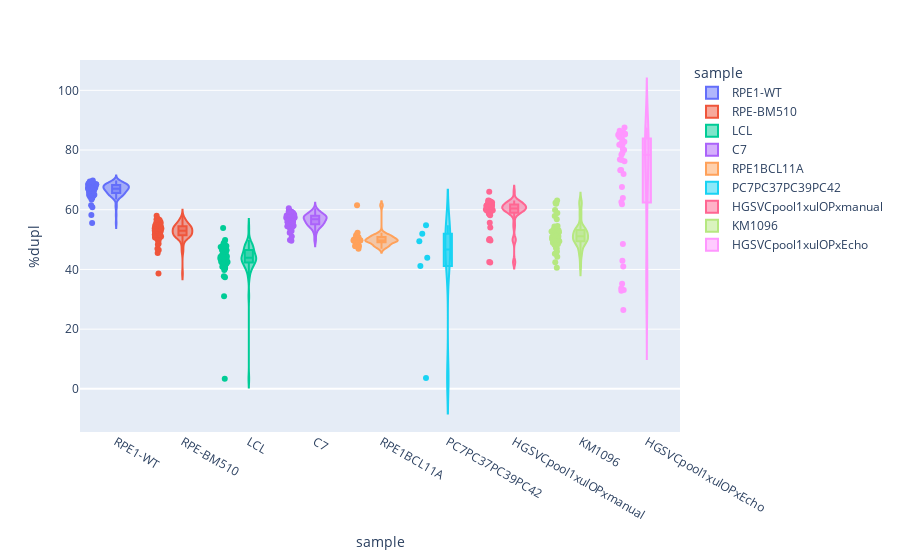

The cell this chart's notebook holds for it:
### Code cell
px.violin(final_df.loc[final_df["prediction"] == 1], x="sample", y="%dupl",points="all", color="sample", hover_data=["cell"], box=True,)

### Figure 1 — Plotly figure (JSON) as saved in the notebook; plotly's stock layout.template omitted (floating-point values rounded to 4 significant figures)
{"data": [{"alignmentgroup": "True", "box": {"visible": true}, "customdata": [["RPE1WTPE20451"], ["RPE1WTPE20484"], ["RPE1WTPE20480"], ["RPE1WTPE20431"], ["RPE1WTPE20448"], ["RPE1WTPE20447"], ["RPE1WTPE20439"], ["RPE1WTPE20421"], ["RPE1WTPE20417"], ["RPE1WTPE20461"], ["RPE1WTPE20472"], ["RPE1WTPE20464"], ["RPE1WTPE20482"], ["RPE1WTPE20466"], ["RPE1WTPE20494"], ["RPE1WTPE20458"], ["RPE1WTPE20495"], ["RPE1WTPE20403"], ["RPE1WTPE20454"], ["RPE1WTPE20455"], ["RPE1WTPE20426"], ["RPE1WTPE20446"], ["RPE1WTPE20476"], ["RPE1WTPE20450"], ["RPE1WTPE20416"], ["RPE1WTPE20423"], ["RPE1WTPE20445"], ["RPE1WTPE20428"], ["RPE1WTPE20433"], ["RPE1WTPE20457"], ["RPE1WTPE20486"], ["RPE1WTPE20459"], ["RPE1WTPE20435"], ["RPE1WTPE20420"], ["RPE1WTPE20408"], ["RPE1WTPE20430"], ["RPE1WTPE20405"], ["RPE1WTPE20410"], ["RPE1WTPE20493"], ["RPE1WTPE20441"], ["RPE1WTPE20429"], ["RPE1WTPE20477"], ["RPE1WTPE20440"], ["RPE1WTPE20468"], ["RPE1WTPE20444"], ["RPE1WTPE20469"], ["RPE1WTPE20436"], ["RPE1WTPE20437"], ["RPE1WTPE20402"], ["RPE1WTPE20424"], ["RPE1WTPE20432"], ["RPE1WTPE20438"], ["RPE1WTPE20492"], ["RPE1WTPE20481"], ["RPE1WTPE20413"], ["RPE1WTPE20449"], ["RPE1WTPE20406"], ["RPE1WTPE20456"], ["RPE1WTPE20462"], ["RPE1WTPE20473"], ["RPE1WTPE20412"], ["RPE1WTPE20470"], ["RPE1WTPE20465"], ["RPE1WTPE20422"], ["RPE1WTPE20418"], ["RPE1WTPE20463"], ["RPE1WTPE20414"], ["RPE1WTPE20434"], ["RPE1WTPE20489"], ["RPE1WTPE20425"], ["RPE1WTPE20471"], ["RPE1WTPE20467"], ["RPE1WTPE20407"], ["RPE1WTPE20479"], ["RPE1WTPE20460"], ["RPE1WTPE20401"], ["RPE1WTPE20443"], ["RPE1WTPE20411"], ["RPE1WTPE20478"], ["RPE1WTPE20415"], ["RPE1WTPE20474"], ["RPE1WTPE20453"], ["RPE1WTPE20490"], ["RPE1WTPE20419"], ["RPE1WTPE20485"], ["RPE1WTPE20442"], ["RPE1WTPE20483"], ["RPE1WTPE20452"], ["RPE1WTPE20404"], ["RPE1WTPE20491"]], "hovertemplate": "sample=%{x}<br>%dupl=%{y}<br>cell=%{customdata[0]}<extra></extra>", "legendgroup": "RPE1-WT", "marker": {"color": "#636efa"}, "name": "RPE1-WT", "offsetgroup": "RPE1-WT", "orientation": "v", "points": "all", "scalegroup": "True", "showlegend": true, "type": "violin", "x": ["RPE1-WT", "RPE1-WT", "RPE1-WT", "RPE1-WT", "RPE1-WT", "RPE1-WT", "RPE1-WT", "RPE1-WT", "RPE1-WT", "RPE1-WT", "RPE1-WT", "RPE1-WT", "RPE1-WT", "RPE1-WT", "RPE1-WT", "RPE1-WT", "RPE1-WT", "RPE1-WT", "RPE1-WT", "RPE1-WT", "RPE1-WT", "RPE1-WT", "RPE1-WT", "RPE1-WT", "RPE1-WT", "RPE1-WT", "RPE1-WT", "RPE1-WT", "RPE1-WT", "RPE1-WT", "RPE1-WT", "RPE1-WT", "RPE1-WT", "RPE1-WT", "RPE1-WT", "RPE1-WT", "RPE1-WT", "RPE1-WT", "RPE1-WT", "RPE1-WT", "RPE1-WT", "RPE1-WT", "RPE1-WT", "RPE1-WT", "RPE1-WT", "RPE1-WT", "RPE1-WT", "RPE1-WT", "RPE1-WT", "RPE1-WT", "RPE1-WT", "RPE1-WT", "RPE1-WT", "RPE1-WT", "RPE1-WT", "RPE1-WT", "RPE1-WT", "RPE1-WT", "RPE1-WT", "RPE1-WT", "RPE1-WT", "RPE1-WT", "RPE1-WT", "RPE1-WT", "RPE1-WT", "RPE1-WT", "RPE1-WT", "RPE1-WT", "RPE1-WT", "RPE1-WT", "RPE1-WT", "RPE1-WT", "RPE1-WT", "RPE1-WT", "RPE1-WT", "RPE1-WT", "RPE1-WT", "RPE1-WT", "RPE1-WT", "RPE1-WT", "RPE1-WT", "RPE1-WT", "RPE1-WT", "RPE1-WT", "RPE1-WT", "RPE1-WT", "RPE1-WT", "RPE1-WT", "RPE1-WT", "RPE1-WT"], "x0": " ", "xaxis": "x", "y": [67.15, 66.7, 67.02, 67.71, 66.54, 68.41, 64.84, 66.65, 67.11, 68.07, 68.16, 67.47, 58.24, 69.03, 66.92, 68.58, 66.29, 69.79, 65.97, 65.71, 68.72, 55.57, 64.7, 64.65, 65.2, 67.28, 65.96, 67.02, 65.21, 69.04, 67.47, 66.52, 67.92, 67.07, 64.08, 68.68, 68.27, 68.97, 64.93, 67.98, 67.57, 64.0, 68.56, 65.86, 64.25, 63.44, 66.02, 67.44, 68.48, 66.34, 68.31, 67.6, 64.68, 65.58, 64.05, 67.15, 67.6, 65.62, 66.92, 66.96, 65.18, 66.59, 69.22, 68.36, 68.54, 60.83, 68.46, 67.48, 69.07, 68.66, 64.3, 68.74, 68.28, 65.72, 61.5, 69.47, 69.57, 67.77, 65.43, 66.98, 67.85, 67.3, 68.41, 66.02, 65.4, 68.6, 65.05, 65.21, 67.15, 66.41], "y0": " ", "yaxis": "y"}, {"alignmentgroup": "True", "box": {"visible": true}, "customdata": [["BM510x3PE20458"], ["BM510x3PE20444"], ["BM510x3PE20409"], ["BM510x3PE20423"], ["BM510x3PE20403"], ["BM510x3PE20484"], ["BM510x3PE20477"], ["BM510x3PE20478"], ["BM510x3PE20490"], ["BM510x3PE20432"], ["BM510x3PE20449"], ["BM510x3PE20427"], ["BM510x3PE20476"], ["BM510x3PE20491"], ["BM510x3PE20492"], ["BM510x3PE20434"], ["BM510x3PE20463"], ["BM510x3PE20433"], ["BM510x3PE20437"], ["BM510x3PE20417"], ["BM510x3PE20407"], ["BM510x3PE20431"], ["BM510x3PE20435"], ["BM510x3PE20470"], ["BM510x3PE20482"], ["BM510x3PE20406"], ["BM510x3PE20461"], ["BM510x3PE20415"], ["BM510x3PE20448"], ["BM510x3PE20488"], ["BM510x3PE20473"], ["BM510x3PE20462"], ["BM510x3PE20481"], ["BM510x3PE20456"], ["BM510x3PE20471"], ["BM510x3PE20438"], ["BM510x3PE20429"], ["BM510x3PE20469"], ["BM510x3PE20455"], ["BM510x3PE20489"], ["BM510x3PE20485"], ["BM510x3PE20454"], ["BM510x3PE20452"], ["BM510x3PE20411"], ["BM510x3PE20421"], ["BM510x3PE20486"], ["BM510x3PE20480"], ["BM510x3PE20453"], ["BM510x3PE20404"], ["BM510x3PE20493"], ["BM510x3PE20468"], ["BM510x3PE20495"], ["BM510x3PE20474"], ["BM510x3PE20460"], ["BM510x3PE20464"], ["BM510x3PE20446"], ["BM510x3PE20439"], ["BM510x3PE20479"], ["BM510x3PE20441"], ["BM510x3PE20426"], ["BM510x3PE20447"], ["BM510x3PE20410"], ["BM510x3PE20414"], ["BM510x3PE20483"], ["BM510x3PE20425"], ["BM510x3PE20401"], ["BM510x3PE20408"], ["BM510x3PE20416"], ["BM510x3PE20475"], ["BM510x3PE20440"], ["BM510x3PE20494"], ["BM510x3PE20457"], ["BM510x3PE20487"], ["BM510x3PE20496"], ["BM510x3PE20436"], ["BM510x3PE20424"], ["BM510x3PE20459"], ["BM510x3PE20413"], ["BM510x3PE20402"], ["BM510x3PE20418"], ["BM510x3PE20422"], ["BM510x3PE20419"]], "hovertemplate": "sample=%{x}<br>%dupl=%{y}<br>cell=%{customdata[0]}<extra></extra>", "legendgroup": "RPE-BM510", "marker": {"color": "#EF553B"}, "name": "RPE-BM510", "offsetgroup": "RPE-BM510", "orientation": "v", "points": "all", "scalegroup": "True", "showlegend": true, "type": "violin", "x": ["RPE-BM510", "RPE-BM510", "RPE-BM510", "RPE-BM510", "RPE-BM510", "RPE-BM510", "RPE-BM510", "RPE-BM510", "RPE-BM510", "RPE-BM510", "RPE-BM510", "RPE-BM510", "RPE-BM510", "RPE-BM510", "RPE-BM510", "RPE-BM510", "RPE-BM510", "RPE-BM510", "RPE-BM510", "RPE-BM510", "RPE-BM510", "RPE-BM510", "RPE-BM510", "RPE-BM510", "RPE-BM510", "RPE-BM510", "RPE-BM510", "RPE-BM510", "RPE-BM510", "RPE-BM510", "RPE-BM510", "RPE-BM510", "RPE-BM510", "RPE-BM510", "RPE-BM510", "RPE-BM510", "RPE-BM510", "RPE-BM510", "RPE-BM510", "RPE-BM510", "RPE-BM510", "RPE-BM510", "RPE-BM510", "RPE-BM510", "RPE-BM510", "RPE-BM510", "RPE-BM510", "RPE-BM510", "RPE-BM510", "RPE-BM510", "RPE-BM510", "RPE-BM510", "RPE-BM510", "RPE-BM510", "RPE-BM510", "RPE-BM510", "RPE-BM510", "RPE-BM510", "RPE-BM510", "RPE-BM510", "RPE-BM510", "RPE-BM510", "RPE-BM510", "RPE-BM510", "RPE-BM510", "RPE-BM510", "RPE-BM510", "RPE-BM510", "RPE-BM510", "RPE-BM510", "RPE-BM510", "RPE-BM510", "RPE-BM510", "RPE-BM510", "RPE-BM510", "RPE-BM510", "RPE-BM510", "RPE-BM510", "RPE-BM510", "RPE-BM510", "RPE-BM510", "RPE-BM510"], "x0": " ", "xaxis": "x", "y": [54.75, 50.41, 56.96, 51.06, 58.03, 53.0, 50.23, 50.65, 52.54, 52.28, 52.27, 54.42, 51.73, 54.24, 51.53, 53.69, 50.57, 54.25, 54.66, 53.77, 56.12, 53.42, 55.6, 49.65, 46.48, 55.42, 56.65, 51.13, 53.04, 50.78, 53.68, 54.18, 52.86, 51.0, 46.97, 53.69, 55.56, 51.74, 51.42, 56.76, 51.73, 53.33, 51.13, 53.51, 52.5, 52.47, 51.55, 54.73, 51.75, 54.03, 53.07, 45.51, 54.52, 48.39, 53.18, 38.66, 50.69, 49.7, 56.58, 55.13, 53.1, 53.71, 52.63, 52.62, 55.89, 56.66, 51.74, 50.73, 55.38, 52.21, 51.63, 54.46, 48.63, 51.66, 53.88, 51.19, 54.62, 51.82, 55.09, 54.88, 53.47, 53.0], "y0": " ", "yaxis": "y"}, {"alignmentgroup": "True", "box": {"visible": true}, "customdata": [["GM20509Bx01PE20581"], ["GM20509Bx01PE20562"], ["GM20509Bx01PE20557"], ["GM20509Bx01PE20565"], ["GM20509Bx01PE20533"], ["GM20509Bx01PE20553"], ["GM20509Bx01PE20549"], ["GM20509Bx01PE20587"], ["GM20509Bx01PE20542"], ["GM20509Bx01PE20530"], ["GM20509Bx01PE20517"], ["GM20509Bx01PE20526"], ["GM20509Bx01PE20510"], ["GM20509Bx01PE20537"], ["GM20509Bx01PE20508"], ["GM20509Bx01PE20544"], ["GM20509Bx01PE20546"], ["GM20509Bx01PE20560"], ["GM20509Bx01PE20566"], ["GM20509Bx01PE20529"], ["GM20509Bx01PE20503"], ["GM20509Bx01PE20541"], ["GM20509Bx01PE20520"], ["GM20509Bx01PE20555"], ["GM20509Bx01PE20561"], ["GM20509Bx01PE20579"], ["GM20509Bx01PE20539"], ["GM20509Bx01PE20515"], ["GM20509Bx01PE20550"], ["GM20509Bx01PE20568"], ["GM20509Bx01PE20585"], ["GM20509Bx01PE20552"], ["GM20509Bx01PE20501"], ["GM20509Bx01PE20548"], ["GM20509Bx01PE20586"], ["GM20509Bx01PE20525"], ["GM20509Bx01PE20582"], ["GM20509Bx01PE20576"], ["GM20509Bx01PE20509"], ["GM20509Bx01PE20506"], ["GM20509Bx01PE20518"], ["GM20509Bx01PE20569"], ["GM20509Bx01PE20511"], ["GM20509Bx01PE20531"], ["GM20509Bx01PE20519"], ["GM20509Bx01PE20589"], ["GM20509Bx01PE20545"], ["GM20509Bx01PE20514"], ["GM20509Bx01PE20535"], ["GM20509Bx01PE20556"], ["GM20509Bx01PE20502"], ["GM20509Bx01PE20547"], ["GM20509Bx01PE20536"]], "hovertemplate": "sample=%{x}<br>%dupl=%{y}<br>cell=%{customdata[0]}<extra></extra>", "legendgroup": "LCL", "marker": {"color": "#00cc96"}, "name": "LCL", "offsetgroup": "LCL", "orientation": "v", "points": "all", "scalegroup": "True", "showlegend": true, "type": "violin", "x": ["LCL", "LCL", "LCL", "LCL", "LCL", "LCL", "LCL", "LCL", "LCL", "LCL", "LCL", "LCL", "LCL", "LCL", "LCL", "LCL", "LCL", "LCL", "LCL", "LCL", "LCL", "LCL", "LCL", "LCL", "LCL", "LCL", "LCL", "LCL", "LCL", "LCL", "LCL", "LCL", "LCL", "LCL", "LCL", "LCL", "LCL", "LCL", "LCL", "LCL", "LCL", "LCL", "LCL", "LCL", "LCL", "LCL", "LCL", "LCL", "LCL", "LCL", "LCL", "LCL", "LCL"], "x0": " ", "xaxis": "x", "y": [49.23, 40.52, 43.95, 44.92, 45.13, 42.45, 44.94, 47.3, 47.84, 41.37, 42.5, 43.59, 46.1, 43.37, 41.97, 44.51, 40.41, 43.7, 42.92, 43.26, 45.81, 44.17, 43.6, 42.65, 40.91, 53.91, 41.49, 3.388, 47.91, 42.53, 48.72, 43.69, 43.96, 39.8, 46.51, 43.2, 47.88, 44.61, 44.08, 47.53, 44.4, 47.04, 46.44, 37.74, 40.36, 43.1, 47.59, 40.75, 46.48, 49.87, 37.38, 48.0, 31.04], "y0": " ", "yaxis": "y"}, {"alignmentgroup": "True", "box": {"visible": true}, "customdata": [["C7x02PE20351"], ["C7x02PE20301"], ["C7x02PE20359"], ["C7x02PE20375"], ["C7x02PE20332"], ["C7x02PE20348"], ["C7x02PE20358"], ["C7x02PE20356"], ["C7x02PE20324"], ["C7x02PE20311"], ["C7x02PE20367"], ["C7x02PE20347"], ["C7x02PE20390"], ["C7x02PE20338"], ["C7x02PE20328"], ["C7x02PE20344"], ["C7x02PE20319"], ["C7x02PE20355"], ["C7x02PE20326"], ["C7x02PE20382"], ["C7x02PE20391"], ["C7x02PE20377"], ["C7x02PE20369"], ["C7x02PE20361"], ["C7x02PE20310"], ["C7x02PE20321"], ["C7x02PE20334"], ["C7x02PE20376"], ["C7x02PE20383"], ["C7x02PE20363"], ["C7x02PE20362"], ["C7x02PE20340"], ["C7x02PE20370"], ["C7x02PE20392"], ["C7x02PE20374"], ["C7x02PE20320"], ["C7x02PE20341"], ["C7x02PE20323"], ["C7x02PE20302"], ["C7x02PE20386"], ["C7x02PE20304"], ["C7x02PE20365"], ["C7x02PE20368"], ["C7x02PE20331"], ["C7x02PE20353"], ["C7x02PE20371"], ["C7x02PE20345"], ["C7x02PE20372"], ["C7x02PE20307"], ["C7x02PE20325"], ["C7x02PE20337"], ["C7x02PE20366"], ["C7x02PE20349"], ["C7x02PE20393"], ["C7x02PE20333"], ["C7x02PE20336"], ["C7x02PE20364"], ["C7x02PE20360"], ["C7x02PE20309"], ["C7x02PE20339"], ["C7x02PE20327"], ["C7x02PE20384"], ["C7x02PE20379"], ["C7x02PE20343"], ["C7x02PE20346"], ["C7x02PE20303"], ["C7x02PE20350"], ["C7x02PE20354"], ["C7x02PE20387"], ["C7x02PE20313"], ["C7x02PE20388"], ["C7x02PE20306"], ["C7x02PE20335"], ["C7x02PE20396"], ["C7x02PE20330"], ["C7x02PE20378"], ["C7x02PE20317"], ["C7x02PE20322"], ["C7x02PE20342"], ["C7x02PE20352"], ["C7x02PE20308"], ["C7x02PE20380"], ["C7x02PE20316"], ["C7x02PE20373"], ["C7x02PE20318"]], "hovertemplate": "sample=%{x}<br>%dupl=%{y}<br>cell=%{customdata[0]}<extra></extra>", "legendgroup": "C7", "marker": {"color": "#ab63fa"}, "name": "C7", "offsetgroup": "C7", "orientation": "v", "points": "all", "scalegroup": "True", "showlegend": true, "type": "violin", "x": ["C7", "C7", "C7", "C7", "C7", "C7", "C7", "C7", "C7", "C7", "C7", "C7", "C7", "C7", "C7", "C7", "C7", "C7", "C7", "C7", "C7", "C7", "C7", "C7", "C7", "C7", "C7", "C7", "C7", "C7", "C7", "C7", "C7", "C7", "C7", "C7", "C7", "C7", "C7", "C7", "C7", "C7", "C7", "C7", "C7", "C7", "C7", "C7", "C7", "C7", "C7", "C7", "C7", "C7", "C7", "C7", "C7", "C7", "C7", "C7", "C7", "C7", "C7", "C7", "C7", "C7", "C7", "C7", "C7", "C7", "C7", "C7", "C7", "C7", "C7", "C7", "C7", "C7", "C7", "C7", "C7", "C7", "C7", "C7", "C7"], "x0": " ", "xaxis": "x", "y": [57.76, 55.84, 56.44, 57.55, 55.38, 56.93, 57.27, 55.44, 56.2, 58.14, 55.09, 56.12, 57.18, 59.43, 56.59, 56.97, 56.66, 57.77, 56.78, 54.39, 54.75, 53.57, 54.12, 52.98, 58.51, 58.97, 57.93, 54.68, 55.56, 57.37, 56.43, 55.63, 55.27, 52.88, 57.21, 58.25, 59.46, 55.28, 57.43, 51.07, 57.31, 56.06, 57.02, 57.72, 56.54, 57.93, 54.57, 54.17, 58.49, 55.09, 57.17, 57.59, 58.11, 49.58, 58.26, 58.04, 55.81, 54.49, 59.78, 60.54, 59.32, 54.15, 55.11, 57.9, 59.82, 59.32, 59.39, 57.99, 56.19, 56.0, 54.84, 57.19, 57.5, 52.62, 56.2, 54.21, 54.76, 58.55, 58.6, 58.16, 57.08, 52.28, 49.85, 55.65, 58.28], "y0": " ", "yaxis": "y"}, {"alignmentgroup": "True", "box": {"visible": true}, "customdata": [["RPE1BCL11Ax03PE20403"], ["RPE1BCL11Ax03PE20405"], ["RPE1BCL11Ax03PE20409"], ["RPE1BCL11Ax03PE20410"], ["RPE1BCL11Ax03PE20411"], ["RPE1BCL11Ax03PE20418"], ["RPE1BCL11Ax03PE20420"], ["RPE1BCL11Ax03PE20421"], ["RPE1BCL11Ax03PE20425"], ["RPE1BCL11Ax03PE20426"], ["RPE1BCL11Ax03PE20427"], ["RPE1BCL11Ax03PE20432"], ["RPE1BCL11Ax03PE20433"], ["RPE1BCL11Ax03PE20440"], ["RPE1BCL11Ax03PE20441"], ["RPE1BCL11Ax03PE20443"], ["RPE1BCL11Ax03PE20457"], ["RPE1BCL11Ax03PE20461"], ["RPE1BCL11Ax03PE20463"], ["RPE1BCL11Ax03PE20465"], ["RPE1BCL11Ax03PE20469"], ["RPE1BCL11Ax03PE20475"], ["RPE1BCL11Ax03PE20480"], ["RPE1BCL11Ax03PE20482"], ["RPE1BCL11Ax03PE20484"], ["RPE1BCL11Ax03PE20485"], ["RPE1BCL11Ax03PE20487"], ["RPE1BCL11Ax03PE20490"]], "hovertemplate": "sample=%{x}<br>%dupl=%{y}<br>cell=%{customdata[0]}<extra></extra>", "legendgroup": "RPE1BCL11A", "marker": {"color": "#FFA15A"}, "name": "RPE1BCL11A", "offsetgroup": "RPE1BCL11A", "orientation": "v", "points": "all", "scalegroup": "True", "showlegend": true, "type": "violin", "x": ["RPE1BCL11A", "RPE1BCL11A", "RPE1BCL11A", "RPE1BCL11A", "RPE1BCL11A", "RPE1BCL11A", "RPE1BCL11A", "RPE1BCL11A", "RPE1BCL11A", "RPE1BCL11A", "RPE1BCL11A", "RPE1BCL11A", "RPE1BCL11A", "RPE1BCL11A", "RPE1BCL11A", "RPE1BCL11A", "RPE1BCL11A", "RPE1BCL11A", "RPE1BCL11A", "RPE1BCL11A", "RPE1BCL11A", "RPE1BCL11A", "RPE1BCL11A", "RPE1BCL11A", "RPE1BCL11A", "RPE1BCL11A", "RPE1BCL11A", "RPE1BCL11A"], "x0": " ", "xaxis": "x", "y": [49.99, 48.97, 51.51, 49.69, 48.04, 52.28, 51.45, 51.57, 50.65, 50.78, 49.43, 46.96, 50.94, 61.47, 50.67, 49.47, 50.99, 49.89, 49.66, 49.61, 49.76, 49.7, 47.74, 47.73, 49.25, 49.37, 47.87, 48.22], "y0": " ", "yaxis": "y"}, {"alignmentgroup": "True", "box": {"visible": true}, "customdata": [["PC7PC37PC39PC42x01PE20326"], ["PC7PC37PC39PC42x01PE20343"], ["PC7PC37PC39PC42x01PE20348"], ["PC7PC37PC39PC42x01PE20374"], ["PC7PC37PC39PC42x01PE20393"], ["PC7PC37PC39PC42x01PE20395"]], "hovertemplate": "sample=%{x}<br>%dupl=%{y}<br>cell=%{customdata[0]}<extra></extra>", "legendgroup": "PC7PC37PC39PC42", "marker": {"color": "#19d3f3"}, "name": "PC7PC37PC39PC42", "offsetgroup": "PC7PC37PC39PC42", "orientation": "v", "points": "all", "scalegroup": "True", "showlegend": true, "type": "violin", "x": ["PC7PC37PC39PC42", "PC7PC37PC39PC42", "PC7PC37PC39PC42", "PC7PC37PC39PC42", "PC7PC37PC39PC42", "PC7PC37PC39PC42"], "x0": " ", "xaxis": "x", "y": [41.15, 51.94, 43.96, 54.84, 49.48, 3.609], "y0": " ", "yaxis": "y"}, {"alignmentgroup": "True", "box": {"visible": true}, "customdata": [["HGSVCpool1xulOPxmanualPE20403"], ["HGSVCpool1xulOPxmanualPE20406"], ["HGSVCpool1xulOPxmanualPE20407"], ["HGSVCpool1xulOPxmanualPE20408"], ["HGSVCpool1xulOPxmanualPE20409"], ["HGSVCpool1xulOPxmanualPE20410"], ["HGSVCpool1xulOPxmanualPE20411"], ["HGSVCpool1xulOPxmanualPE20414"], ["HGSVCpool1xulOPxmanualPE20417"], ["HGSVCpool1xulOPxmanualPE20420"], ["HGSVCpool1xulOPxmanualPE20421"], ["HGSVCpool1xulOPxmanualPE20422"], ["HGSVCpool1xulOPxmanualPE20423"], ["HGSVCpool1xulOPxmanualPE20424"], ["HGSVCpool1xulOPxmanualPE20425"], ["HGSVCpool1xulOPxmanualPE20429"], ["HGSVCpool1xulOPxmanualPE20433"], ["HGSVCpool1xulOPxmanualPE20435"], ["HGSVCpool1xulOPxmanualPE20436"], ["HGSVCpool1xulOPxmanualPE20439"], ["HGSVCpool1xulOPxmanualPE20440"], ["HGSVCpool1xulOPxmanualPE20441"], ["HGSVCpool1xulOPxmanualPE20442"], ["HGSVCpool1xulOPxmanualPE20449"], ["HGSVCpool1xulOPxmanualPE20454"], ["HGSVCpool1xulOPxmanualPE20456"], ["HGSVCpool1xulOPxmanualPE20462"], ["HGSVCpool1xulOPxmanualPE20463"], ["HGSVCpool1xulOPxmanualPE20464"], ["HGSVCpool1xulOPxmanualPE20466"], ["HGSVCpool1xulOPxmanualPE20467"], ["HGSVCpool1xulOPxmanualPE20468"], ["HGSVCpool1xulOPxmanualPE20470"], ["HGSVCpool1xulOPxmanualPE20472"], ["HGSVCpool1xulOPxmanualPE20475"], ["HGSVCpool1xulOPxmanualPE20477"], ["HGSVCpool1xulOPxmanualPE20478"], ["HGSVCpool1xulOPxmanualPE20479"], ["HGSVCpool1xulOPxmanualPE20483"], ["HGSVCpool1xulOPxmanualPE20484"], ["HGSVCpool1xulOPxmanualPE20485"], ["HGSVCpool1xulOPxmanualPE20488"], ["HGSVCpool1xulOPxmanualPE20489"], ["HGSVCpool1xulOPxmanualPE20492"], ["HGSVCpool1xulOPxmanualPE20493"]], "hovertemplate": "sample=%{x}<br>%dupl=%{y}<br>cell=%{customdata[0]}<extra></extra>", "legendgroup": "HGSVCpool1xulOPxmanual", "marker": {"color": "#FF6692"}, "name": "HGSVCpool1xulOPxmanual", "offsetgroup": "HGSVCpool1xulOPxmanual", "orientation": "v", "points": "all", "scalegroup": "True", "showlegend": true, "type": "violin", "x": ["HGSVCpool1xulOPxmanual", "HGSVCpool1xulOPxmanual", "HGSVCpool1xulOPxmanual", "HGSVCpool1xulOPxmanual", "HGSVCpool1xulOPxmanual", "HGSVCpool1xulOPxmanual", "HGSVCpool1xulOPxmanual", "HGSVCpool1xulOPxmanual", "HGSVCpool1xulOPxmanual", "HGSVCpool1xulOPxmanual", "HGSVCpool1xulOPxmanual", "HGSVCpool1xulOPxmanual", "HGSVCpool1xulOPxmanual", "HGSVCpool1xulOPxmanual", "HGSVCpool1xulOPxmanual", "HGSVCpool1xulOPxmanual", "HGSVCpool1xulOPxmanual", "HGSVCpool1xulOPxmanual", "HGSVCpool1xulOPxmanual", "HGSVCpool1xulOPxmanual", "HGSVCpool1xulOPxmanual", "HGSVCpool1xulOPxmanual", "HGSVCpool1xulOPxmanual", "HGSVCpool1xulOPxmanual", "HGSVCpool1xulOPxmanual", "HGSVCpool1xulOPxmanual", "HGSVCpool1xulOPxmanual", "HGSVCpool1xulOPxmanual", "HGSVCpool1xulOPxmanual", "HGSVCpool1xulOPxmanual", "HGSVCpool1xulOPxmanual", "HGSVCpool1xulOPxmanual", "HGSVCpool1xulOPxmanual", "HGSVCpool1xulOPxmanual", "HGSVCpool1xulOPxmanual", "HGSVCpool1xulOPxmanual", "HGSVCpool1xulOPxmanual", "HGSVCpool1xulOPxmanual", "HGSVCpool1xulOPxmanual", "HGSVCpool1xulOPxmanual", "HGSVCpool1xulOPxmanual", "HGSVCpool1xulOPxmanual", "HGSVCpool1xulOPxmanual", "HGSVCpool1xulOPxmanual", "HGSVCpool1xulOPxmanual"], "x0": " ", "xaxis": "x", "y": [62.65, 61.56, 61.83, 61.04, 63.0, 61.76, 66.05, 61.2, 61.29, 60.21, 60.24, 59.07, 61.37, 42.51, 60.82, 62.8, 59.68, 60.12, 62.07, 50.22, 54.07, 61.86, 60.4, 62.58, 58.77, 42.35, 60.04, 60.39, 49.89, 62.46, 61.79, 60.58, 60.83, 59.78, 59.91, 61.41, 58.53, 58.17, 59.87, 59.81, 60.28, 49.67, 63.11, 55.63, 58.93], "y0": " ", "yaxis": "y"}, {"alignmentgroup": "True", "box": {"visible": true}, "customdata": [["KM1096PE20305"], ["KM1096PE20307"], ["KM1096PE20308"], ["KM1096PE20309"], ["KM1096PE20310"], ["KM1096PE20311"], ["KM1096PE20312"], ["KM1096PE20313"], ["KM1096PE20314"], ["KM1096PE20315"], ["KM1096PE20318"], ["KM1096PE20319"], ["KM1096PE20320"], ["KM1096PE20321"], ["KM1096PE20322"], ["KM1096PE20324"], ["KM1096PE20326"], ["KM1096PE20327"], ["KM1096PE20328"], ["KM1096PE20329"], ["KM1096PE20330"], ["KM1096PE20331"], ["KM1096PE20332"], ["KM1096PE20333"], ["KM1096PE20334"], ["KM1096PE20336"], ["KM1096PE20338"], ["KM1096PE20339"], ["KM1096PE20344"], ["KM1096PE20345"], ["KM1096PE20349"], ["KM1096PE20350"], ["KM1096PE20353"], ["KM1096PE20354"], ["KM1096PE20355"], ["KM1096PE20356"], ["KM1096PE20357"], ["KM1096PE20360"], ["KM1096PE20361"], ["KM1096PE20362"], ["KM1096PE20363"], ["KM1096PE20364"], ["KM1096PE20366"], ["KM1096PE20367"], ["KM1096PE20368"], ["KM1096PE20370"], ["KM1096PE20371"], ["KM1096PE20373"], ["KM1096PE20375"], ["KM1096PE20378"], ["KM1096PE20379"], ["KM1096PE20380"], ["KM1096PE20381"], ["KM1096PE20382"], ["KM1096PE20383"], ["KM1096PE20384"], ["KM1096PE20385"], ["KM1096PE20390"], ["KM1096PE20391"], ["KM1096PE20393"], ["KM1096PE20394"], ["KM1096PE20395"]], "hovertemplate": "sample=%{x}<br>%dupl=%{y}<br>cell=%{customdata[0]}<extra></extra>", "legendgroup": "KM1096", "marker": {"color": "#B6E880"}, "name": "KM1096", "offsetgroup": "KM1096", "orientation": "v", "points": "all", "scalegroup": "True", "showlegend": true, "type": "violin", "x": ["KM1096", "KM1096", "KM1096", "KM1096", "KM1096", "KM1096", "KM1096", "KM1096", "KM1096", "KM1096", "KM1096", "KM1096", "KM1096", "KM1096", "KM1096", "KM1096", "KM1096", "KM1096", "KM1096", "KM1096", "KM1096", "KM1096", "KM1096", "KM1096", "KM1096", "KM1096", "KM1096", "KM1096", "KM1096", "KM1096", "KM1096", "KM1096", "KM1096", "KM1096", "KM1096", "KM1096", "KM1096", "KM1096", "KM1096", "KM1096", "KM1096", "KM1096", "KM1096", "KM1096", "KM1096", "KM1096", "KM1096", "KM1096", "KM1096", "KM1096", "KM1096", "KM1096", "KM1096", "KM1096", "KM1096", "KM1096", "KM1096", "KM1096", "KM1096", "KM1096", "KM1096", "KM1096"], "x0": " ", "xaxis": "x", "y": [52.71, 51.48, 54.55, 53.08, 63.08, 51.42, 62.04, 51.73, 53.37, 50.39, 52.44, 49.42, 52.88, 48.38, 51.23, 53.28, 51.29, 52.34, 47.09, 53.18, 50.54, 52.49, 48.54, 50.36, 52.69, 50.72, 54.0, 50.87, 49.87, 45.34, 44.27, 58.91, 49.88, 52.27, 48.0, 53.58, 45.98, 49.54, 50.17, 52.58, 50.12, 54.38, 56.78, 50.69, 62.16, 57.92, 48.95, 49.24, 50.98, 47.14, 42.45, 50.13, 45.27, 48.47, 54.23, 59.93, 40.6, 52.59, 48.55, 62.38, 50.05, 49.47], "y0": " ", "yaxis": "y"}, {"alignmentgroup": "True", "box": {"visible": true}, "customdata": [["HGSVCpool1xulOPxEchoPE20503"], ["HGSVCpool1xulOPxEchoPE20505"], ["HGSVCpool1xulOPxEchoPE20506"], ["HGSVCpool1xulOPxEchoPE20509"], ["HGSVCpool1xulOPxEchoPE20510"], ["HGSVCpool1xulOPxEchoPE20511"], ["HGSVCpool1xulOPxEchoPE20512"], ["HGSVCpool1xulOPxEchoPE20513"], ["HGSVCpool1xulOPxEchoPE20518"], ["HGSVCpool1xulOPxEchoPE20519"], ["HGSVCpool1xulOPxEchoPE20520"], ["HGSVCpool1xulOPxEchoPE20521"], ["HGSVCpool1xulOPxEchoPE20522"], ["HGSVCpool1xulOPxEchoPE20525"], ["HGSVCpool1xulOPxEchoPE20526"], ["HGSVCpool1xulOPxEchoPE20527"], ["HGSVCpool1xulOPxEchoPE20529"], ["HGSVCpool1xulOPxEchoPE20533"], ["HGSVCpool1xulOPxEchoPE20534"], ["HGSVCpool1xulOPxEchoPE20535"], ["HGSVCpool1xulOPxEchoPE20536"], ["HGSVCpool1xulOPxEchoPE20538"], ["HGSVCpool1xulOPxEchoPE20541"], ["HGSVCpool1xulOPxEchoPE20542"], ["HGSVCpool1xulOPxEchoPE20543"], ["HGSVCpool1xulOPxEchoPE20550"], ["HGSVCpool1xulOPxEchoPE20551"], ["HGSVCpool1xulOPxEchoPE20552"], ["HGSVCpool1xulOPxEchoPE20557"], ["HGSVCpool1xulOPxEchoPE20558"], ["HGSVCpool1xulOPxEchoPE20559"], ["HGSVCpool1xulOPxEchoPE20565"], ["HGSVCpool1xulOPxEchoPE20573"], ["HGSVCpool1xulOPxEchoPE20574"], ["HGSVCpool1xulOPxEchoPE20581"], ["HGSVCpool1xulOPxEchoPE20582"], ["HGSVCpool1xulOPxEchoPE20591"]], "hovertemplate": "sample=%{x}<br>%dupl=%{y}<br>cell=%{customdata[0]}<extra></extra>", "legendgroup": "HGSVCpool1xulOPxEcho", "marker": {"color": "#FF97FF"}, "name": "HGSVCpool1xulOPxEcho", "offsetgroup": "HGSVCpool1xulOPxEcho", "orientation": "v", "points": "all", "scalegroup": "True", "showlegend": true, "type": "violin", "x": ["HGSVCpool1xulOPxEcho", "HGSVCpool1xulOPxEcho", "HGSVCpool1xulOPxEcho", "HGSVCpool1xulOPxEcho", "HGSVCpool1xulOPxEcho", "HGSVCpool1xulOPxEcho", "HGSVCpool1xulOPxEcho", "HGSVCpool1xulOPxEcho", "HGSVCpool1xulOPxEcho", "HGSVCpool1xulOPxEcho", "HGSVCpool1xulOPxEcho", "HGSVCpool1xulOPxEcho", "HGSVCpool1xulOPxEcho", "HGSVCpool1xulOPxEcho", "HGSVCpool1xulOPxEcho", "HGSVCpool1xulOPxEcho", "HGSVCpool1xulOPxEcho", "HGSVCpool1xulOPxEcho", "HGSVCpool1xulOPxEcho", "HGSVCpool1xulOPxEcho", "HGSVCpool1xulOPxEcho", "HGSVCpool1xulOPxEcho", "HGSVCpool1xulOPxEcho", "HGSVCpool1xulOPxEcho", "HGSVCpool1xulOPxEcho", "HGSVCpool1xulOPxEcho", "HGSVCpool1xulOPxEcho", "HGSVCpool1xulOPxEcho", "HGSVCpool1xulOPxEcho", "HGSVCpool1xulOPxEcho", "HGSVCpool1xulOPxEcho", "HGSVCpool1xulOPxEcho", "HGSVCpool1xulOPxEcho", "HGSVCpool1xulOPxEcho", "HGSVCpool1xulOPxEcho", "HGSVCpool1xulOPxEcho", "HGSVCpool1xulOPxEcho"], "x0": " ", "xaxis": "x", "y": [85.48, 85.07, 76.67, 85.9, 85.49, 85.84, 81.64, 76.82, 82.76, 82.2, 80.06, 61.81, 32.88, 86.47, 83.74, 87.56, 42.91, 84.37, 85.22, 81.81, 62.63, 26.38, 78.98, 81.84, 67.6, 73.22, 40.98, 33.09, 71.99, 63.97, 48.5, 80.37, 78.46, 35.22, 73.28, 76.26, 33.69], "y0": " ", "yaxis": "y"}], "layout": {"legend": {"title": {"text": "sample"}, "tracegroupgap": 0}, "margin": {"t": 60}, "violinmode": "overlay", "xaxis": {"anchor": "y", "categoryarray": ["RPE1-WT", "RPE-BM510", "LCL", "C7", "RPE1BCL11A", "PC7PC37PC39PC42", "HGSVCpool1xulOPxmanual", "KM1096", "HGSVCpool1xulOPxEcho"], "categoryorder": "array", "domain": [0, 1], "title": {"text": "sample"}}, "yaxis": {"anchor": "x", "domain": [0, 1], "title": {"text": "%dupl"}}}}
